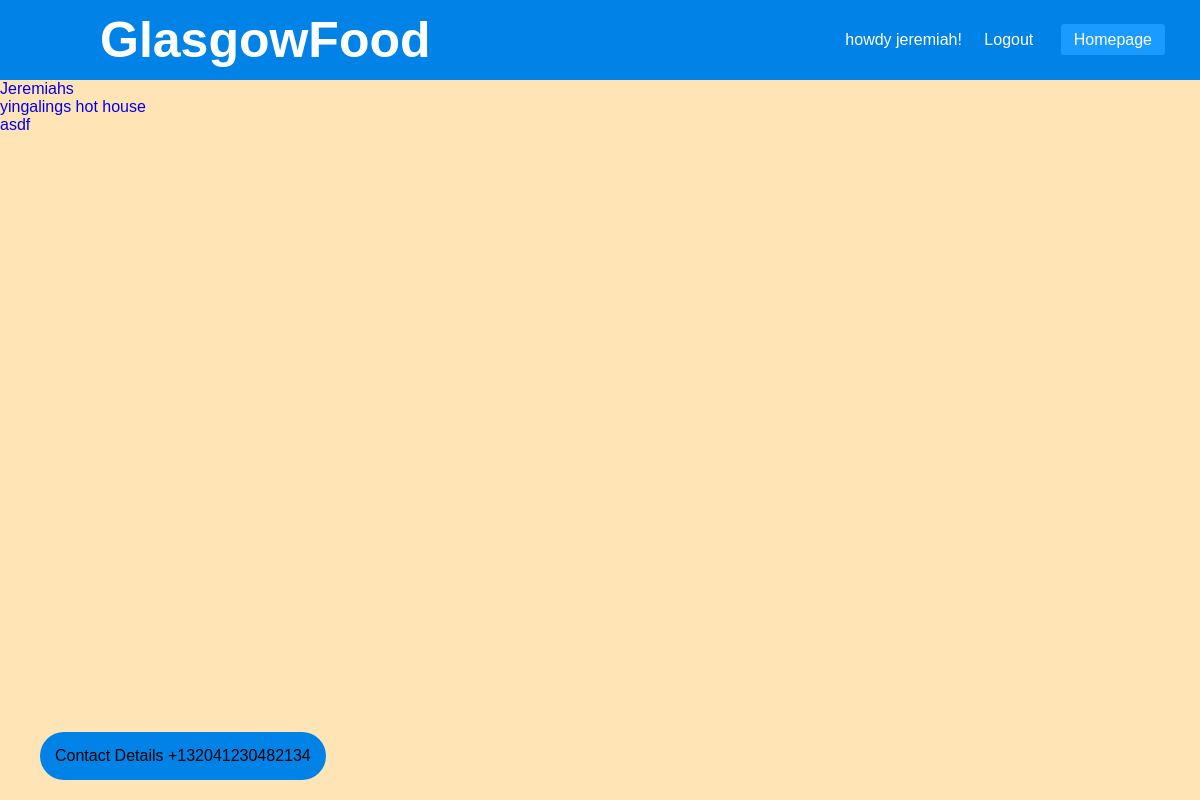
The app's page /food/restaurants/ (signed in) with its own data.
### food/models.py (models this page shows, shortened)
class Restaurant(models.Model):
	restaurant_ID = AutoField(primary_key=True)
	owner = models.ForeignKey(UserProfile, on_delete = models.CASCADE, null=True,blank=True)
	name = CharField(max_length = 100)
	slug = models.SlugField(unique=True)
	address = CharField(max_length = 100, blank=True, null=True)
	overview = CharField(max_length = 100)
	detailed = CharField(max_length = 300, blank=True, null=True)
	phone_number = IntegerField(blank=True, null=True)
	email_address = EmailField(blank=True, null=True)
	rating = IntegerField(default=0)
	price = IntegerField(default=0)
	lat = FloatField(default=55.8642)
	lng = FloatField(default=-4.2518)

### food/views.py (the view)
# urls.py: path('restaurants/',views.show_restaurants, name='show_restaurants'),
def show_restaurants(request):
    context_dict = {}
    context_dict['restaurants']= Restaurant.objects.all()
    response = render(request, 'food/restaurants.html', context=context_dict)
    return response

### templates/food/restaurants.html (shortened to what this page needs)
<!DOCTYPE html>
{% extends 'food/base.html' %}
{% load staticfiles %}
{% block body_block %}
    {% for restaurant in restaurants %}
        <li>
            <a href="{% url 'food:show_restaurant' restaurant.slug %}">
                {{ restaurant.name }}
            </a>
        </li>
    {% endfor %}
 {% endblock %}

### templates/food/base.html (shortened to what this page needs)
<!DOCTYPE html>
{% load staticfiles %}
{% load static %}
<html>
	<head>
		<link rel="stylesheet" type="text/css" href="{% static 'css/basic/basic.css' %}">
	  </head>
    <body>
	{% if user.is_authenticated %}
					<nav>
					<label class="logo"> GlasgowFood</label>
					<ul>
					<a>{% if user.is_authenticated %}
				    howdy {{ user.username }}!</a>
					<li><a href="{% url 'food:logout' %}">Logout</a></li>
					<li><a class="active" href="{% url 'food:index' %}">Homepage</a></li>
			{% endif %}
					</ul>
					</nav>
		{% endif %}
		{% block body_block %}{% endblock %}
		<footer>Contact Details +132041230482134</footer>
    </body>
</html>

### static/css/basic/basic.css (style rules this page uses)
* { padding:0; margin: 0; text-decoration: none; list-style: none; box-sizing: border-box; }
html { height:100%; width:100%; }
body { font-family: 'Arial' , 'Helvetica', sans-serif; background:#FFE4B5 url(glasgow.jpg) no-repeat ; background-size:cover; width:100%; height:100%; }
nav { background:#0082e6; }
label.logo { color:white; font-size: 50px; line-height: 80px; padding: 100px; font-weight: bold; margin-left;10px; }
nav ul { color: white; float: right; margin-right: 30px; border-spacing:10px; }
nav ul li { display: inline-block; line-height: 80px; margin:0 5px; }
nav ul li a { color: white; font_size: 17px; padding: 7px 13px; border-radius: 3px; text_transform: uppercase; }
a.active,a:hover { background: #1b9bff; transition:.5s; }
footer { bottom:10px; position: fixed; background:#0082e6; left: 30px; margin:10px; padding:15px; border-radius: 25px; }

### records on screen
Restaurant: name "Jeremiahs"
Restaurant: name "yingalings hot house"
Restaurant: name "asdf"

### other values on screen
{{ user.username }} "jeremiah"
